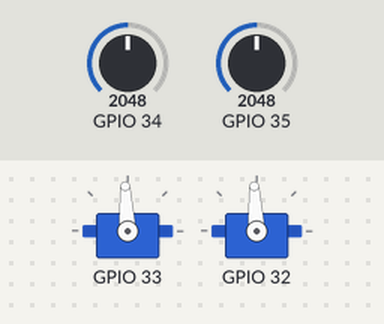
The program below on a simulated ESP32. Parts: 2 × servo. The test bench sets the inputs (shaded band); at power-on: GPIO 34 = 2048, GPIO 35 = 2048. What the program prints to the serial monitor is not drawn.

Above: at 1.1 s.
Timing chart, 0 to 2.6 s (numbered marks = the images above):
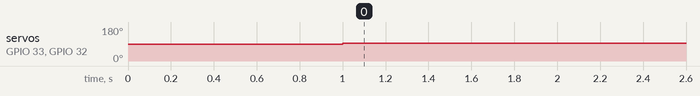

The program:

main.cpp
```cpp
//////////////////////////////////////////////////////////////////////////////////////////////////////////////////
//////////////////////////////////////////////////////////////////////////////////////////////////////////////////
////// OPERATION DUCK BOAT - BOAT CODE /////////////////////////////////////////////////////////////////////
//////////////////////////////////////////////////////////////////////////////////////////////////////////////////
//////////////////////////////////////////////////////////////////////////////////////////////////////////////////
/*
Author: Velipekka Härkönen 2026
*/
#include <Arduino.h>
#include "boat_espnow.h"
#include "measure.h"
#include "DataStructs.h"
#include "Addresses.h"
// #include "Addresses.example.h"   // use this for setting MAC addresses (remember to change the file name to Addresses.h after editing)
BoatEspnow boatEspnow;
Measure measure;
BoatDataStruct BoatData_Struct;
MotorControlStruct MotorControl_Struct;
ControlsUpdateStruct ControlsUpdate_Struct;

unsigned long clockStart;
unsigned long clockCurrent;
int measureInterval = 3000;        // interval for measuring battery voltage and sending data to controller in ms, default is 3 seconds
int controlInstructionsInterruptLimit = 100; // if no control signal in time limit -> emergency stop is activated

void setup()
{
  Serial.begin(115200);
  delay(1000);
  // espnow.findOwnAddress(); //   use this for finding own MAC-address (prints in serial monitor)
  boatEspnow.initializeWireless();
  boatEspnow.registerPeer(MAC_CONTROLLER);
  boatEspnow.initMotorControlPins();
  measure.initMeasurePin();
  clockStart = millis();
}

void loop()
{
  clockCurrent = millis();
  if (clockCurrent - clockStart > measureInterval) // time to measure battery voltage and send data to controller
  {
    BoatData_Struct.batteryStateBatteryLeft = measure.measureBoatBatteryLeftVoltage();
    BoatData_Struct.batteryStateBatteryRight = measure.measureBoatBatteryRightVoltage();
    boatEspnow.sendData(MAC_CONTROLLER, BoatData_Struct);
    clockStart = clockCurrent; // update clockStart for next measure
  }

  if (clockCurrent - ControlsUpdate_Struct.clock_ControlDataUpdated > controlInstructionsInterruptLimit) // if no control data received within the limit, activate emergency stop
  {
    if (!BoatData_Struct.booleanEmergencyStop) // stop the motors if emergency stop is not already active
    {
      boatEspnow.emergencyStop();
      BoatData_Struct.booleanEmergencyStop = true; // Update the boat data struct to indicate emergency stop
    }
  }
  else
  {
    BoatData_Struct.booleanEmergencyStop = false; // Reset emergency stop flag if control data is received within the limit
  }
}
```

Addresses.example.h
```cpp
#ifndef ADDRESSES_EXAMPLE_H
#define ADDRESSES_EXAMPLE_H

#include "Arduino.h"

static const uint8_t MAC_CONTROLLER[] = {0x00, 0x00, 0x00, 0x00, 0x00, 0x00}; // MAC address of the controller, change this to your controller MAC address
static const uint8_t MAC_BOAT[] = {0x00, 0x00, 0x00, 0x00, 0x00, 0x00};       // MAC address of the boat, change this to your boat MAC address

#endif// ADDRESSES_EXAMPLE_H
```

Measured:
- by itself, servo on GPIO 33, servo on GPIO 32: 90° → 93° at 1.0 s
